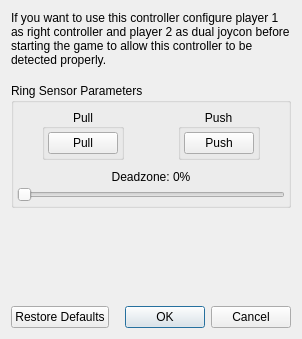
<?xml version="1.0" encoding="UTF-8"?>
<ui version="4.0">
 <class>ConfigureRingController</class>
 <widget class="QDialog" name="ConfigureRingController">
  <property name="geometry">
   <rect>
    <x>0</x>
    <y>0</y>
    <width>298</width>
    <height>339</height>
   </rect>
  </property>
  <property name="windowTitle">
   <string>Configure Ring Controller</string>
  </property>
  <layout class="QVBoxLayout" name="verticalLayout">
   <item>
    <widget class="QLabel" name="label_2">
     <property name="minimumSize">
      <size>
       <width>280</width>
       <height>0</height>
      </size>
     </property>
     <property name="text">
      <string>If you want to use this controller configure player 1 as right controller and player 2 as dual joycon before starting the game to allow this controller to be detected properly.</string>
     </property>
     <property name="wordWrap">
      <bool>true</bool>
     </property>
    </widget>
   </item>
   <item>
    <spacer name="verticalSpacer_2">
     <property name="orientation">
      <enum>Qt::Vertical</enum>
     </property>
     <property name="sizeType">
      <enum>QSizePolicy::Fixed</enum>
     </property>
     <property name="sizeHint" stdset="0">
      <size>
       <width>20</width>
       <height>10</height>
      </size>
     </property>
    </spacer>
   </item>
  <item>
  <widget class="QGroupBox" name="RingAnalog">
    <property name="title">
    <string>Ring Sensor Parameters</string>
    </property>
    <property name="alignment">
    <set>Qt::AlignLeading|Qt::AlignLeft|Qt::AlignTop</set>
    </property>
    <layout class="QVBoxLayout" name="verticalLayout_3">
    <property name="spacing">
      <number>0</number>
    </property>
    <property name="sizeConstraint">
      <enum>QLayout::SetDefaultConstraint</enum>
    </property>
    <property name="leftMargin">
      <number>3</number>
    </property>
    <property name="topMargin">
      <number>6</number>
    </property>
    <property name="rightMargin">
      <number>3</number>
    </property>
    <property name="bottomMargin">
      <number>0</number>
    </property>
    <item>
      <layout class="QHBoxLayout" name="buttonRingAnalogPullHorizontaLayout">
      <property name="spacing">
        <number>3</number>
      </property>
      <item alignment="Qt::AlignHCenter">
        <widget class="QGroupBox" name="buttonRingAnalogPullGroup">
        <property name="title">
          <string>Pull</string>
        </property>
        <property name="alignment">
          <set>Qt::AlignCenter</set>
        </property>
        <layout class="QVBoxLayout" name="buttonRingAnalogPullVerticalLayout">
          <property name="spacing">
          <number>3</number>
          </property>
          <property name="leftMargin">
          <number>3</number>
          </property>
          <property name="topMargin">
          <number>3</number>
          </property>
          <property name="rightMargin">
          <number>3</number>
          </property>
          <property name="bottomMargin">
          <number>3</number>
          </property>
          <item>
          <widget class="QPushButton" name="buttonRingAnalogPull">
            <property name="minimumSize">
            <size>
              <width>68</width>
              <height>0</height>
            </size>
            </property>
            <property name="maximumSize">
            <size>
              <width>68</width>
              <height>16777215</height>
            </size>
            </property>
            <property name="styleSheet">
            <string notr="true">min-width: 68px;</string>
            </property>
            <property name="text">
            <string>Pull</string>
            </property>
          </widget>
          </item>
        </layout>
        </widget>
      </item>
      <item alignment="Qt::AlignHCenter">
        <widget class="QGroupBox" name="buttonRingAnalogPushGroup">
        <property name="title">
          <string>Push</string>
        </property>
        <property name="alignment">
          <set>Qt::AlignCenter</set>
        </property>
        <layout class="QVBoxLayout" name="buttonRingAnalogPushVerticalLayout">
          <property name="spacing">
          <number>3</number>
          </property>
          <property name="leftMargin">
          <number>3</number>
          </property>
          <property name="topMargin">
          <number>3</number>
          </property>
          <property name="rightMargin">
          <number>3</number>
          </property>
          <property name="bottomMargin">
          <number>3</number>
          </property>
          <item>
          <widget class="QPushButton" name="buttonRingAnalogPush">
            <property name="minimumSize">
            <size>
              <width>68</width>
              <height>0</height>
            </size>
            </property>
            <property name="maximumSize">
            <size>
              <width>68</width>
              <height>16777215</height>
            </size>
            </property>
            <property name="styleSheet">
            <string notr="true">min-width: 68px;</string>
            </property>
            <property name="text">
            <string>Push</string>
            </property>
          </widget>
          </item>
        </layout>
        </widget>
      </item>
      </layout>
    </item>
    <item>
      <layout class="QVBoxLayout" name="sliderRingAnalogDeadzoneVerticalLayout">
      <property name="spacing">
        <number>3</number>
      </property>
      <property name="sizeConstraint">
        <enum>QLayout::SetDefaultConstraint</enum>
      </property>
      <property name="leftMargin">
        <number>0</number>
      </property>
      <property name="topMargin">
        <number>10</number>
      </property>
      <property name="rightMargin">
        <number>0</number>
      </property>
      <property name="bottomMargin">
        <number>3</number>
      </property>
      <item>
        <layout class="QHBoxLayout" name="sliderRingAnalogDeadzoneHorizontalLayout">
        <item>
          <widget class="QLabel" name="labelRingAnalogDeadzone">
          <property name="text">
            <string>Deadzone: 0%</string>
          </property>
          <property name="alignment">
            <set>Qt::AlignHCenter</set>
          </property>
          </widget>
        </item>
        </layout>
      </item>
      <item>
        <widget class="QSlider" name="sliderRingAnalogDeadzone">
        <property name="maximum">
          <number>100</number>
        </property>
        <property name="orientation">
          <enum>Qt::Horizontal</enum>
        </property>
        </widget>
      </item>
      </layout>
    </item>
    </layout>
  </widget>
  </item>
   <item>
    <spacer name="verticalSpacer">
     <property name="orientation">
      <enum>Qt::Vertical</enum>
     </property>
     <property name="sizeHint" stdset="0">
      <size>
       <width>20</width>
       <height>40</height>
      </size>
     </property>
    </spacer>
   </item>
   <item>
    <layout class="QHBoxLayout" name="horizontalLayout">
     <item>
      <widget class="QPushButton" name="restore_defaults_button">
       <property name="text">
        <string>Restore Defaults</string>
       </property>
      </widget>
     </item>
     <item>
      <widget class="QDialogButtonBox" name="buttonBox">
       <property name="standardButtons">
        <set>QDialogButtonBox::Cancel|QDialogButtonBox::Ok</set>
       </property>
      </widget>
     </item>
    </layout>
   </item>
  </layout>
 </widget>
 <resources/>
 <connections>
  <connection>
   <sender>buttonBox</sender>
   <signal>accepted()</signal>
   <receiver>ConfigureRingController</receiver>
   <slot>accept()</slot>
  </connection>
  <connection>
   <sender>buttonBox</sender>
   <signal>rejected()</signal>
   <receiver>ConfigureRingController</receiver>
   <slot>reject()</slot>
   </connection>
 </connections>
</ui>
